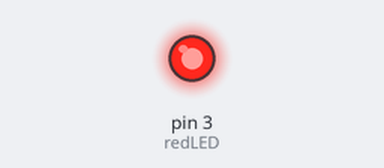
Bench run of a sketch on a simulated Arduino Uno, built with avr-gcc and run on an emulated ATmega328P. Parts: output pins drawn as LEDs (lit = HIGH).

Above: at 0.1 s.
At 27.1 s:
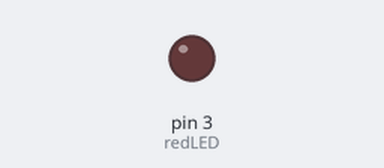
Timing chart, 0 to 39.5 s (numbered marks = the images above):
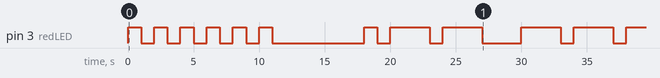

The sketch:

Blinking_Lights.ino
```cpp
int redLED = 3;

void setup() {
pinMode(redLED,OUTPUT);

}

void loop() {

//H
digitalWrite(redLED,HIGH);
delay(1000);
digitalWrite(redLED,LOW);
delay(1000);
digitalWrite(redLED,HIGH);
delay(1000);
digitalWrite(redLED,LOW);
delay(1000);
digitalWrite(redLED,HIGH);
delay(1000);
digitalWrite(redLED,LOW);
delay(1000);
digitalWrite(redLED,HIGH);
delay(1000);
digitalWrite(redLED,LOW);
delay(1000);

//I
digitalWrite(redLED,HIGH);
delay(1000);
digitalWrite(redLED,LOW);
delay(1000);
digitalWrite(redLED,HIGH);
delay(1000);
digitalWrite(redLED,LOW);

//Space between two words
delay(7000);


//W
digitalWrite(redLED,HIGH);
delay(1000);
digitalWrite(redLED,LOW);
delay(1000);
digitalWrite(redLED,HIGH);
delay(3000);
digitalWrite(redLED,LOW);
delay(1000);
digitalWrite(redLED,HIGH);
delay(3000);
digitalWrite(redLED,LOW);
delay(3000);

//O
digitalWrite(redLED,HIGH);
delay(3000);
digitalWrite(redLED,LOW);
delay(1000);
digitalWrite(redLED,HIGH);
delay(3000);
digitalWrite(redLED,LOW);
delay(1000);
digitalWrite(redLED,HIGH);
delay(3000);
digitalWrite(redLED,LOW);
delay(3000);

//R
digitalWrite(redLED,HIGH);
delay(1000);
digitalWrite(redLED,LOW);
delay(1000);
digitalWrite(redLED,HIGH);
delay(3000);
digitalWrite(redLED,LOW);
delay(1000);
digitalWrite(redLED,HIGH);
delay(1000);
digitalWrite(redLED,LOW);
delay(1000);

//L
digitalWrite(redLED,HIGH);
delay(1000);
digitalWrite(redLED,LOW);
delay(1000);
digitalWrite(redLED,HIGH);
delay(3000);
digitalWrite(redLED,LOW);
delay(1000);
digitalWrite(redLED,HIGH);
delay(1000);
digitalWrite(redLED,LOW);
delay(1000);
digitalWrite(redLED,HIGH);
delay(1000);
digitalWrite(redLED,LOW);
delay(1000);

//D
digitalWrite(redLED,HIGH);
delay(3000);
digitalWrite(redLED,LOW);
delay(1000);
digitalWrite(redLED,HIGH);
delay(1000);
digitalWrite(redLED,LOW);
delay(1000);
digitalWrite(redLED,HIGH);
delay(1000);
digitalWrite(redLED,LOW);
delay(10000); //This is to end the sentence

}
```

Measured:
- by itself, pin 3 (redLED): LOW → HIGH at 0.00 s, → LOW 1.0 s later, → HIGH 1.0 s later, → LOW 1.0 s later, … (23 changes in this stretch)
